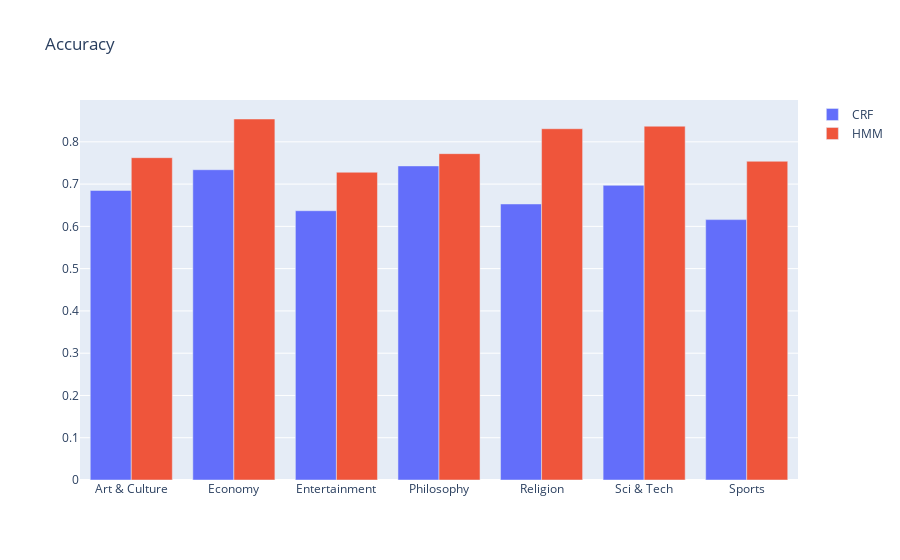

Here is the notebook cell this chart was saved with:
### Code cell
import plotly.graph_objects as go
domains=['Art & Culture', 'Economy', 'Entertainment' ,'Philosophy' ,'Religion' ,'Sci & Tech' ,'Sports']

fig = go.Figure(data=[
    go.Bar(name='CRF', x=domains, y=[0.685 , 0.734 ,0.637 ,0.743 ,0.653 ,0.697 ,0.616]),
    go.Bar(name='HMM', x=domains, y=[0.7625 ,0.854 ,0.728 ,0.772 ,0.831 ,0.837 , 0.754])
] )
# Change the bar mode
fig.update_layout(barmode='group' ,title_text='Accuracy')
fig.show()

### Figure 1 — Plotly figure (JSON) as saved in the notebook; plotly's stock layout.template omitted (floating-point values rounded to 4 significant figures)
{"data": [{"name": "CRF", "type": "bar", "x": ["Art & Culture", "Economy", "Entertainment", "Philosophy", "Religion", "Sci & Tech", "Sports"], "y": [0.685, 0.734, 0.637, 0.743, 0.653, 0.697, 0.616]}, {"name": "HMM", "type": "bar", "x": ["Art & Culture", "Economy", "Entertainment", "Philosophy", "Religion", "Sci & Tech", "Sports"], "y": [0.7625, 0.854, 0.728, 0.772, 0.831, 0.837, 0.754]}], "layout": {"barmode": "group", "title": {"text": "Accuracy"}}}
